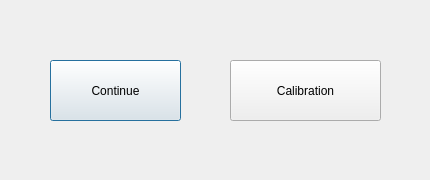
<?xml version="1.0" encoding="UTF-8"?>
<ui version="4.0">
 <class>DialogStart</class>
 <widget class="QDialog" name="DialogStart">
  <property name="geometry">
   <rect>
    <x>0</x>
    <y>0</y>
    <width>430</width>
    <height>180</height>
   </rect>
  </property>
  <property name="windowTitle">
   <string>Dialog</string>
  </property>
  <widget class="QPushButton" name="SKIP">
   <property name="geometry">
    <rect>
     <x>50</x>
     <y>60</y>
     <width>131</width>
     <height>61</height>
    </rect>
   </property>
   <property name="text">
    <string>Continue</string>
   </property>
  </widget>
  <widget class="QPushButton" name="CALIBRATION">
   <property name="geometry">
    <rect>
     <x>230</x>
     <y>60</y>
     <width>151</width>
     <height>61</height>
    </rect>
   </property>
   <property name="text">
    <string>Calibration</string>
   </property>
  </widget>
 </widget>
 <resources/>
 <connections/>
</ui>
